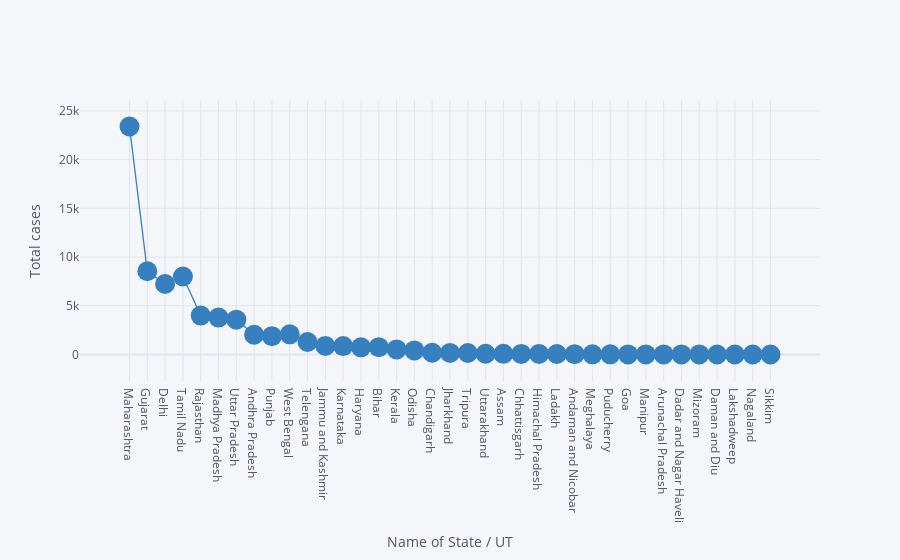
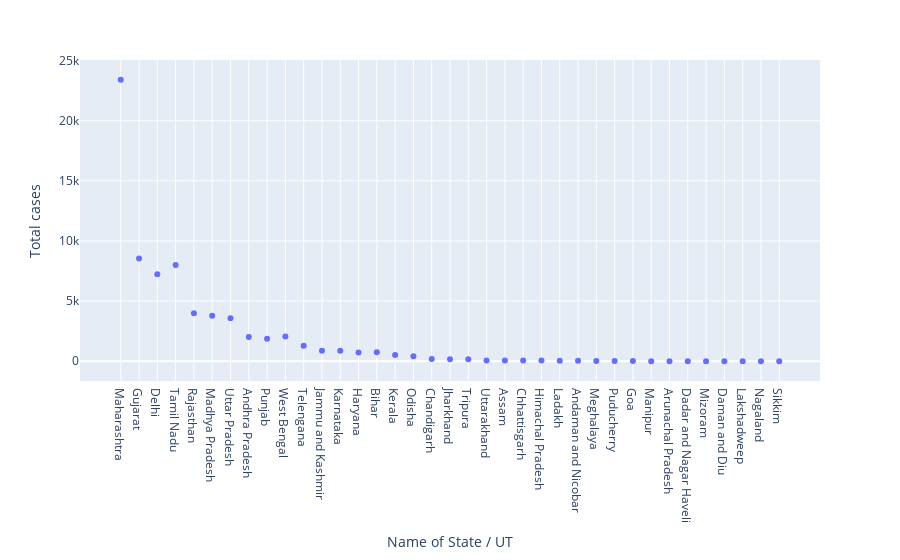

The notebook cell these images were saved under, in order:
### Code cell
df.iplot(kind='scatter',x='Name of State / UT',y='Total cases',mode='markers+lines',xTitle='Name of State / UT',yTitle='Total cases',colors='blue',size=20)
px.scatter(df,x='Name of State / UT',y='Total cases')

### Figure 1 — Plotly figure (JSON) as saved in the notebook; plotly's stock layout.template omitted (floating-point values rounded to 4 significant figures)
{"data": [{"line": {"color": "rgba(55, 128, 191, 1.0)", "dash": "solid", "shape": "linear", "width": 1.3}, "marker": {"size": 20, "symbol": "circle"}, "mode": "markers+lines", "name": "Total cases", "text": "", "type": "scatter", "x": ["Maharashtra", "Gujarat", "Delhi", "Tamil Nadu", "Rajasthan", "Madhya Pradesh", "Uttar Pradesh", "Andhra Pradesh", "Punjab", "West Bengal", "Telengana", "Jammu and Kashmir", "Karnataka", "Haryana", "Bihar", "Kerala", "Odisha", "Chandigarh", "Jharkhand", "Tripura", "Uttarakhand", "Assam", "Chhattisgarh", "Himachal Pradesh", "Ladakh", "Andaman and Nicobar", "Meghalaya", "Puducherry", "Goa", "Manipur", "Arunachal Pradesh", "Dadar and Nagar Haveli", "Mizoram", "Daman and Diu", "Lakshadweep", "Nagaland", "Sikkim"], "y": [23401, 8541, 7233, 8002, 3988, 3785, 3573, 2018, 1877, 2063, 1275, 879, 862, 730, 747, 519, 414, 174, 160, 152, 68, 65, 59, 59, 42, 33, 13, 12, 7, 2, 1, 1, 1, 0, 0, 0, 0]}], "layout": {"legend": {"bgcolor": "#F5F6F9", "font": {"color": "#4D5663"}}, "paper_bgcolor": "#F5F6F9", "plot_bgcolor": "#F5F6F9", "title": {"font": {"color": "#4D5663"}}, "xaxis": {"gridcolor": "#E1E5ED", "showgrid": true, "tickfont": {"color": "#4D5663"}, "title": {"font": {"color": "#4D5663"}, "text": "Name of State / UT"}, "zerolinecolor": "#E1E5ED"}, "yaxis": {"gridcolor": "#E1E5ED", "showgrid": true, "tickfont": {"color": "#4D5663"}, "title": {"font": {"color": "#4D5663"}, "text": "Total cases"}, "zerolinecolor": "#E1E5ED"}}}

### Figure 2 — Plotly figure (JSON) as saved in the notebook; plotly's stock layout.template omitted (floating-point values rounded to 4 significant figures)
{"data": [{"hovertemplate": "Name of State / UT=%{x}<br>Total cases=%{y}<extra></extra>", "legendgroup": "", "marker": {"color": "#636efa", "symbol": "circle"}, "mode": "markers", "name": "", "showlegend": false, "type": "scatter", "x": ["Maharashtra", "Gujarat", "Delhi", "Tamil Nadu", "Rajasthan", "Madhya Pradesh", "Uttar Pradesh", "Andhra Pradesh", "Punjab", "West Bengal", "Telengana", "Jammu and Kashmir", "Karnataka", "Haryana", "Bihar", "Kerala", "Odisha", "Chandigarh", "Jharkhand", "Tripura", "Uttarakhand", "Assam", "Chhattisgarh", "Himachal Pradesh", "Ladakh", "Andaman and Nicobar", "Meghalaya", "Puducherry", "Goa", "Manipur", "Arunachal Pradesh", "Dadar and Nagar Haveli", "Mizoram", "Daman and Diu", "Lakshadweep", "Nagaland", "Sikkim"], "xaxis": "x", "y": [23401, 8541, 7233, 8002, 3988, 3785, 3573, 2018, 1877, 2063, 1275, 879, 862, 730, 747, 519, 414, 174, 160, 152, 68, 65, 59, 59, 42, 33, 13, 12, 7, 2, 1, 1, 1, 0, 0, 0, 0], "yaxis": "y"}], "layout": {"legend": {"tracegroupgap": 0}, "margin": {"t": 60}, "xaxis": {"anchor": "y", "domain": [0, 1], "title": {"text": "Name of State / UT"}}, "yaxis": {"anchor": "x", "domain": [0, 1], "title": {"text": "Total cases"}}}}
